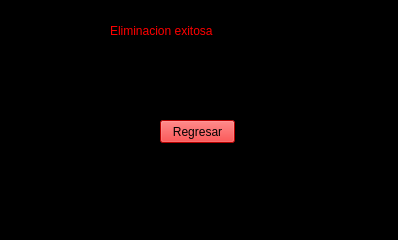
<?xml version="1.0" encoding="UTF-8"?>
<ui version="4.0">
 <class>MainWindow</class>
 <widget class="QMainWindow" name="MainWindow">
  <property name="geometry">
   <rect>
    <x>0</x>
    <y>0</y>
    <width>398</width>
    <height>240</height>
   </rect>
  </property>
  <property name="windowTitle">
   <string>MainWindow</string>
  </property>
  <property name="styleSheet">
   <string notr="true">background-color: rgb(0, 0, 0);</string>
  </property>
  <widget class="QWidget" name="centralwidget">
   <widget class="QLabel" name="label">
    <property name="geometry">
     <rect>
      <x>110</x>
      <y>10</y>
      <width>181</width>
      <height>41</height>
     </rect>
    </property>
    <property name="styleSheet">
     <string notr="true">color: rgb(255, 0, 0);
font: 75 16pt &quot;MS Shell Dlg 2&quot;;</string>
    </property>
    <property name="text">
     <string>Eliminacion exitosa</string>
    </property>
   </widget>
   <widget class="QPushButton" name="pushButton">
    <property name="geometry">
     <rect>
      <x>160</x>
      <y>120</y>
      <width>75</width>
      <height>23</height>
     </rect>
    </property>
    <property name="styleSheet">
     <string notr="true">background-color: rgb(255, 0, 0);</string>
    </property>
    <property name="text">
     <string>Regresar</string>
    </property>
   </widget>
  </widget>
  <widget class="QStatusBar" name="statusbar"/>
 </widget>
 <resources/>
 <connections/>
</ui>
